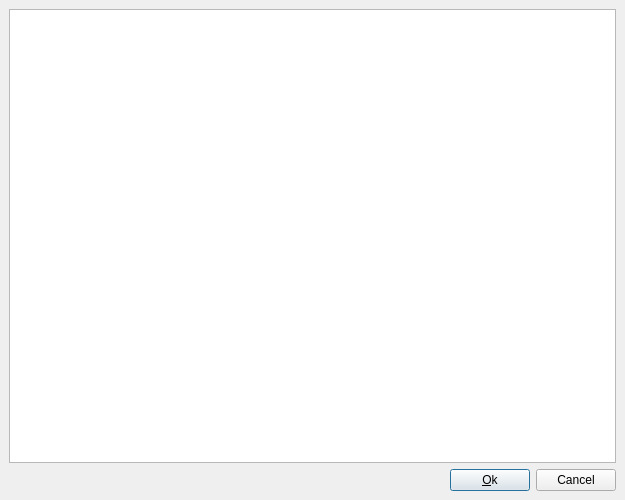
<ui version="4.0" >
 <class>toAboutUI</class>
 <widget class="QDialog" name="toAboutUI" >
  <property name="geometry" >
   <rect>
    <x>0</x>
    <y>0</y>
    <width>625</width>
    <height>500</height>
   </rect>
  </property>
  <property name="windowTitle" >
   <string>toAboutUI</string>
  </property>
  <layout class="QGridLayout" >
   <property name="leftMargin" >
    <number>9</number>
   </property>
   <property name="topMargin" >
    <number>9</number>
   </property>
   <property name="rightMargin" >
    <number>9</number>
   </property>
   <property name="bottomMargin" >
    <number>9</number>
   </property>
   <property name="horizontalSpacing" >
    <number>6</number>
   </property>
   <property name="verticalSpacing" >
    <number>6</number>
   </property>
   <item row="1" column="1" >
    <widget class="QPushButton" name="OkButton" >
     <property name="text" >
      <string>&amp;Ok</string>
     </property>
     <property name="default" >
      <bool>true</bool>
     </property>
    </widget>
   </item>
   <item row="1" column="2" >
    <widget class="QPushButton" name="CancelButton" >
     <property name="text" >
      <string>Cancel</string>
     </property>
    </widget>
   </item>
   <item row="1" column="0" >
    <spacer>
     <property name="orientation" >
      <enum>Qt::Horizontal</enum>
     </property>
     <property name="sizeType" >
      <enum>QSizePolicy::Expanding</enum>
     </property>
     <property name="sizeHint" >
      <size>
       <width>20</width>
       <height>20</height>
      </size>
     </property>
    </spacer>
   </item>
   <item row="0" column="0" colspan="3" >
    <widget class="QTextBrowser" name="TextView" >
     <property name="openLinks" >
      <bool>false</bool>
     </property>
    </widget>
   </item>
  </layout>
 </widget>
 <tabstops>
  <tabstop>OkButton</tabstop>
  <tabstop>CancelButton</tabstop>
 </tabstops>
 <resources/>
 <connections>
  <connection>
   <sender>OkButton</sender>
   <signal>clicked()</signal>
   <receiver>toAboutUI</receiver>
   <slot>accept()</slot>
   <hints>
    <hint type="sourcelabel" >
     <x>20</x>
     <y>20</y>
    </hint>
    <hint type="destinationlabel" >
     <x>20</x>
     <y>20</y>
    </hint>
   </hints>
  </connection>
  <connection>
   <sender>CancelButton</sender>
   <signal>clicked()</signal>
   <receiver>toAboutUI</receiver>
   <slot>reject()</slot>
   <hints>
    <hint type="sourcelabel" >
     <x>20</x>
     <y>20</y>
    </hint>
    <hint type="destinationlabel" >
     <x>20</x>
     <y>20</y>
    </hint>
   </hints>
  </connection>
 </connections>
</ui>
